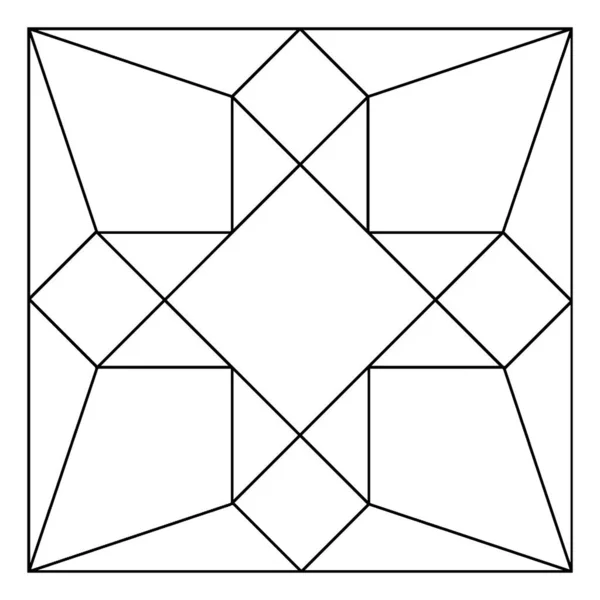
#> input picture Practica 10/IMG1.jpg, 600 x 600 px
$ python PRACTICA10.py
#> lines starting #> are read from the running program, lines starting #| are printed output that depends on the picture; after the words box and inside, x2 and y2 are one past the last pixel; in counts of white or black regions, pixels touching at a corner belong together
# Mario Gerardo Casas Miramontes 22310165
import numpy as np
import cv2

img = cv2.imread('IMG1.jpg')
#> img is the input picture: shape (600, 600, 3); mean B, G, R 240.7, 240.7, 240.7
gray = cv2.cvtColor(img, cv2.COLOR_BGR2GRAY)
gray = np.float32(gray)

# Detección de esquinas
corners = cv2.goodFeaturesToTrack(gray, 50, 0.01, 10) #Parametros de deteccion de esquina.
#> corners = 28 rows, first 8: [568, 568], [32, 32], [32, 568], [227, 234], [568, 32], [306, 569], [569, 306], [366, 371]
corners = corners.astype(int)

# Dibujar círculos
for corner in corners:
    x, y = corner.ravel()
    cv2.circle(img, (x, y), 3, 255, -1)
#> this loop made 28 passes
#> (x, y) on passes 1 to 12: (568, 568), (32, 32), (32, 568), (227, 234), (568, 32), (306, 569), (569, 306), (366, 371), (296, 569), (234, 372), (373, 234), (234, 101)
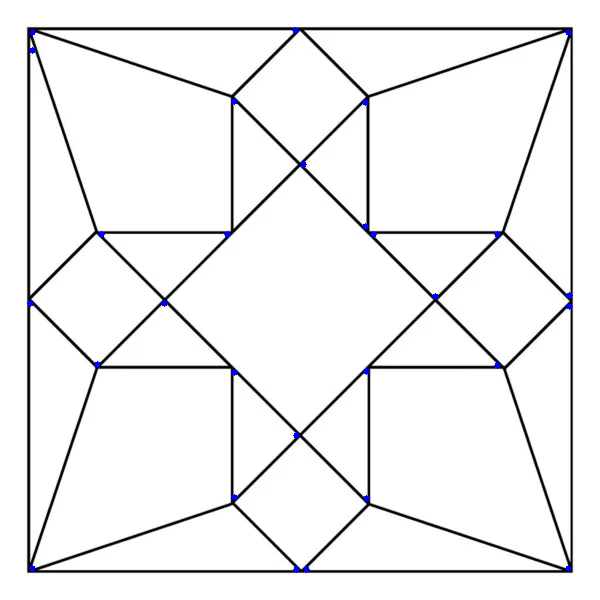
#> img: shape (600, 600, 3); 0.23% of pixels changed, all inside (x1, y1, x2, y2) = (27, 27, 573, 573)


cv2.imshow('Corners', img)

$ run again, with Practica 10/IMG2.jpg copied over Practica 10/IMG1.jpg
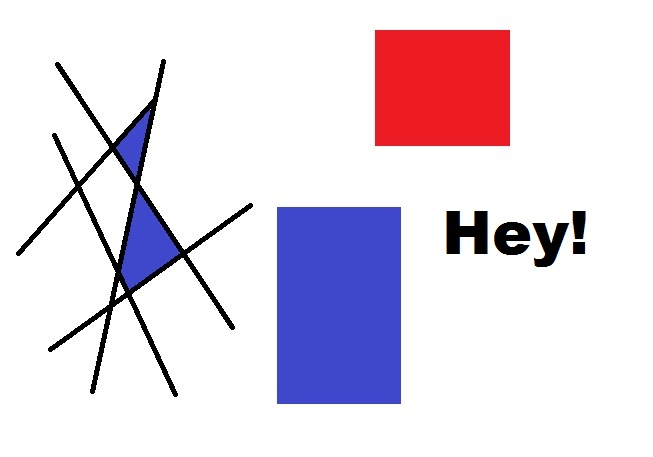
#> input picture Practica 10/IMG2.jpg, 653 x 457 px
#> img is the input picture: shape (457, 653, 3); mean B, G, R 229.7, 216.9, 227
#> `gray = cv2.cvtColor(img, cv2.COLOR_BGR2GRAY)`:
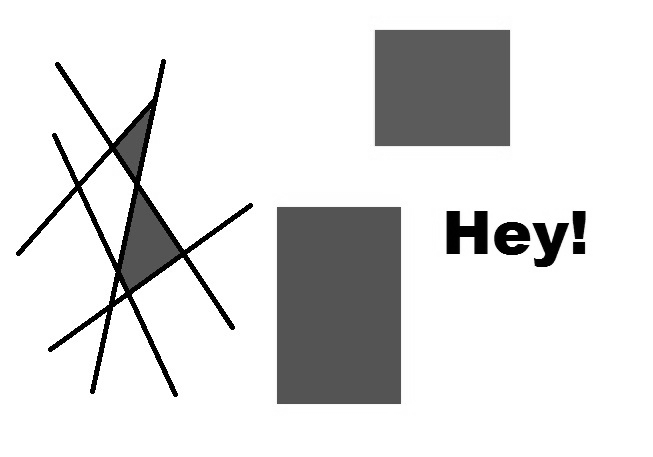
#> gray: shape (457, 653); min 0, max 255, mean 221.4
#> corners = 50 rows, first 8: [112, 153], [77, 191], [568, 223], [516, 233], [127, 298], [78, 180], [112, 142], [534, 258]
#> the loop `for corner in corners:` made 50 passes
#> after the loop `for corner in corners:`:
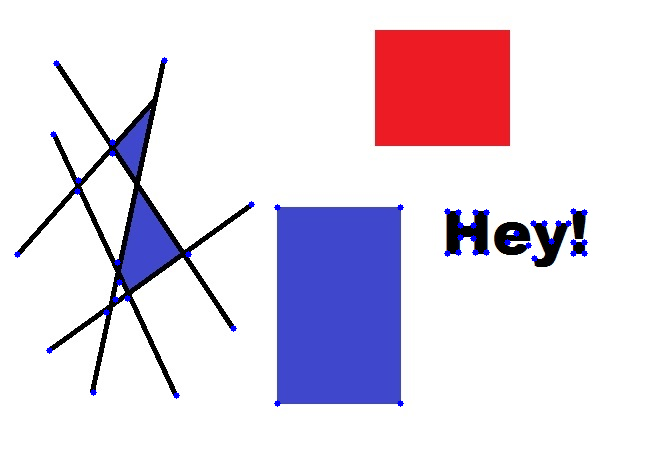
#> img: shape (457, 653, 3); 0.49% of pixels changed, all inside (x1, y1, x2, y2) = (14, 57, 588, 407)
